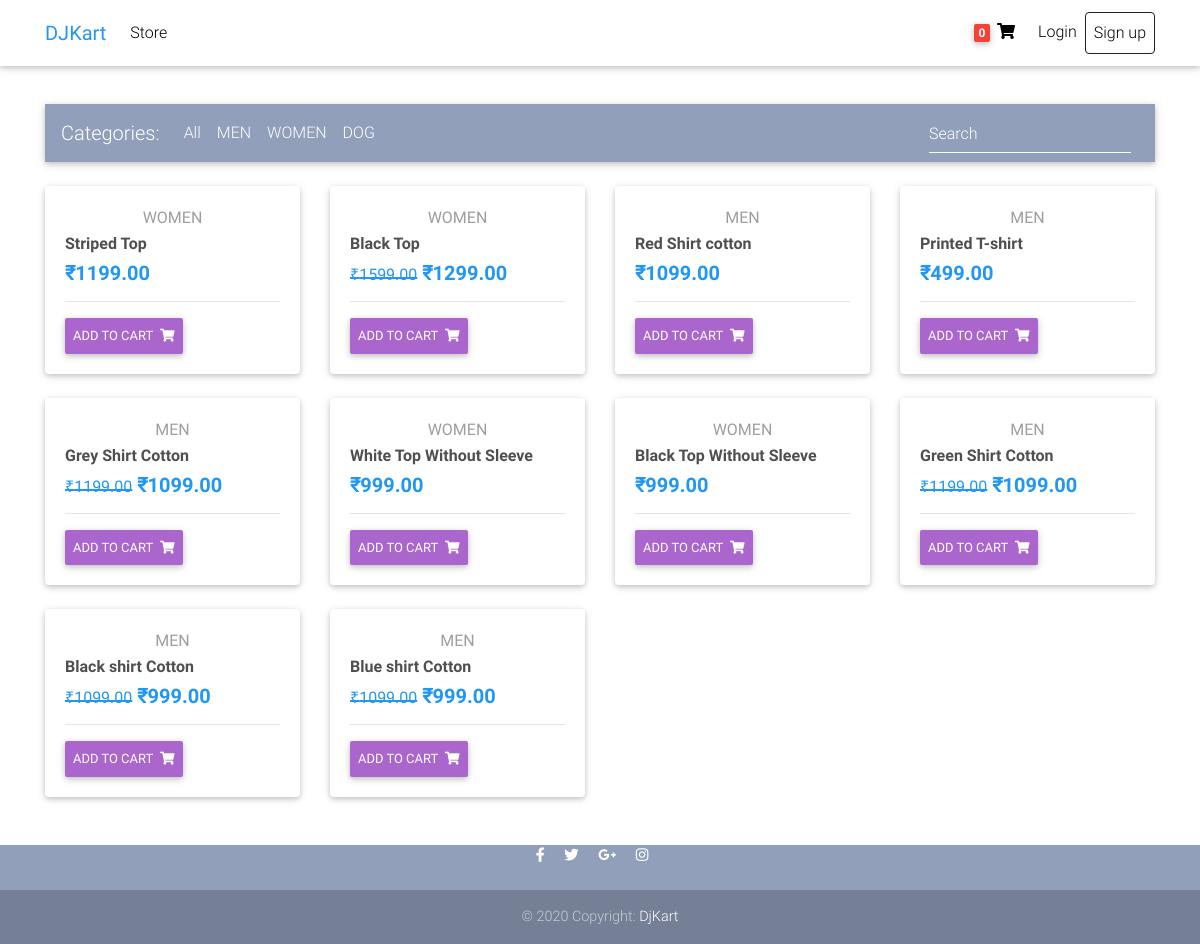
/store/, run on the app's committed database.
### product/models.py (models this page shows, shortened)
class Category(models.Model):
    name = models.CharField(max_length=100)
    slug = models.SlugField()
    class Meta:
        verbose_name_plural = 'Categories'
    def __str__(self):
        return self.name

class Product(models.Model):
    title = models.CharField(max_length=150, unique=True)
    slug = models.SlugField()
    price = models.DecimalField(max_digits=10, decimal_places=2)
    category = models.ForeignKey(
        Category, on_delete=models.SET_DEFAULT, default=1)
    tags = models.ManyToManyField(Tag, blank=True)
    discount_price = models.DecimalField(
        max_digits=10, decimal_places=2, blank=True, null=True)
    image = models.ImageField(upload_to='products/')
    short_description = models.TextField(max_length=500, blank=True, null=True)
    long_description = models.TextField(blank=True, null=True)
    is_featured = models.BooleanField(default=False, blank=True, null=True)
    weight = models.DecimalField(
        max_digits=5, decimal_places=2, blank=True, null=True)
    length = models.DecimalField(
        max_digits=5, decimal_places=2, blank=True, null=True)
    breath = models.DecimalField(
        max_digits=5, decimal_places=2, blank=True, null=True)
    height = models.DecimalField(
        max_digits=5, decimal_places=2, blank=True, null=True)
    date_added = models.DateTimeField(auto_now_add=True)
    objects = ProductManager()
    class Meta:
        ordering = ('-date_added',)
    def get_absolute_url(self):
        return reverse("product_detail", kwargs={"slug": self.slug})
    @property
    def imageURL(self):
        if self.image:
            return self.image.url
        return ''

### main/models.py (models this page shows)
class Currency(models.Model):
    symbol = models.CharField(max_length=5)
    code = models.CharField(max_length=5)
    is_default = models.BooleanField(default=False)
    class Meta:
        verbose_name_plural = 'Currencies'
    def __str__(self):
        return self.symbol

### product/views.py (the view)
# urls.py: path('', Store.as_view(), name="store"),
class Store(ListView):
    model = Product
    template_name = 'store.html'
    context_object_name = "products"
    paginate_by = 20

### main/context_processors.py (called while the page is built)
def currency(request):
    return {'curr': Currency.objects.get(id=1)}

def categories(request):
    return {'category_menu': Category.objects.all().exclude(id=1)}

def info(request):
    data = cartData(request)
    order = data['order']
    items = data['items']
    cartItems = data['cartItems']
    return {'order': order, 'items': items, 'cartItems': cartItems}

### main/utils.py (called while the page is built, shortened)
def cookieCart(request):
    try:
        cart = json.loads(request.COOKIES['cart'])
    except:
        cart = {}
    order = {
        'get_cart_total': 0,
        'get_cart_items': 0,
        'shipping': False,
    }
    items = []
    cartItems = order['get_cart_items']
    return {'order': order, 'items': items, 'cartItems': cartItems}

def cartData(request):
    if request.user.is_authenticated:
        customer = request.user.customer
        order, created = Order.objects.get_or_create(
            customer=customer, ordered=False)
        items = order.orderitem_set.all()
        cartItems = order.get_cart_items
    else:
        cookieData = cookieCart(request)
        cartItems = cookieData['cartItems']
        order = cookieData['order']
        items = cookieData['items']
    return {'cartItems': cartItems, 'order': order, 'items': items}

### product/models.py (called while the page is built)
    def get_queryset(self):
        return ProductQuerySet(self.model, using=self._db)

### templates/store.html (shortened to what this page needs)
{% extends "base.html" %}
{% block content %}
{% include 'components/category_navbar.html' %}
<section class="mb-4">
  <div class="row wow fadeIn">
    {% for product in products %}
    <div class="col-lg-3 col-md-6 mb-4">
      {% include 'components/product.html' %}
    </div>
    {% endfor %}
  </div>
</section>
{% endblock content %}

### templates/components/category_navbar.html (shortened to what this page needs)
<nav class="navbar navbar-expand-lg navbar-dark mdb-color lighten-3 my-4">
  <span class="navbar-brand">Categories:</span>
  <div class="collapse navbar-collapse" id="basicExampleNav">
    <ul class="navbar-nav mr-auto">
      <li class="nav-item">
        <a class="nav-link" href="{% url 'store' %}"
          >All
        </a>
      </li>
      {% for cat in category_menu %}
      <li class="nav-item">
        <a class="nav-link" href="{% url 'category_detail' cat.slug %}">{{cat.name}}</a>
      </li>
      {% endfor %}
    </ul>
    <form class="form-inline">
      <div class="md-form my-0">
        <input
          class="form-control mr-sm-2"
          type="text"
          placeholder="Search"
          aria-label="Search"
        />
      </div>
    </form>
  </div>
</nav>

### templates/components/product.html (shortened to what this page needs)
<div class="card">
  <div class="card-body">
    <a href="{% url 'category_detail' product.category.slug %}" class="grey-text">
      <p class="text-center m-0 mb-1">{{ product.category }}</p>
    </a>
    <h6>
      <strong>
        <a href="{{ product.get_absolute_url }}" class="dark-grey-text">{{ product.title }}</a>
      </strong>
    </h6>
    <h5 class="font-weight-bold blue-text mb-0">
      {% if product.discount_price %}
      <del><small>{{ curr }}{{ product.price }}</small></del>
      <strong>{{ curr }}{{ product.discount_price }}</strong>
      {% else %}
      <strong>{{ curr }}{{ product.price }}</strong>
      {% endif %}
    </h5>
    <hr />
    <button data-productid={{ product.id }} data-action="add" class="btn btn-secondary m-0 p-2 update-btn">Add to cart
      <i class="fas fa-shopping-cart ml-1"></i>
    </button>
  </div>
</div>

### static/css/style.css (style rules this page uses)
html, body, .view { height: 100%; min-height: 100%; }

### templates/base.html (style rules this page uses)
body { padding-top: 56px; }

### data on the page
Category: name "MEN"
Category: name "WOMEN"
Category: name "DOG"
Product: category "WOMEN", title "Striped Top", price "1199.00"
Currency: symbol "₹"
Product: category "WOMEN", title "Black Top", price "1599.00", discount_price "1299.00"
Product: category "MEN", title "Red Shirt cotton", price "1099.00"
Product: category "MEN", title "Printed T-shirt", price "499.00"
Product: category "MEN", title "Grey Shirt Cotton", price "1199.00", discount_price "1099.00"
Product: category "WOMEN", title "White Top Without Sleeve", price "999.00"
Product: category "WOMEN", title "Black Top Without Sleeve", price "999.00"
Product: category "MEN", title "Green Shirt Cotton", price "1199.00", discount_price "1099.00"
Product: category "MEN", title "Black shirt Cotton", price "1099.00", discount_price "999.00"
Product: category "MEN", title "Blue shirt Cotton", price "1099.00", discount_price "999.00"

### other printed values
{{ order.get_cart_items }} "0"
